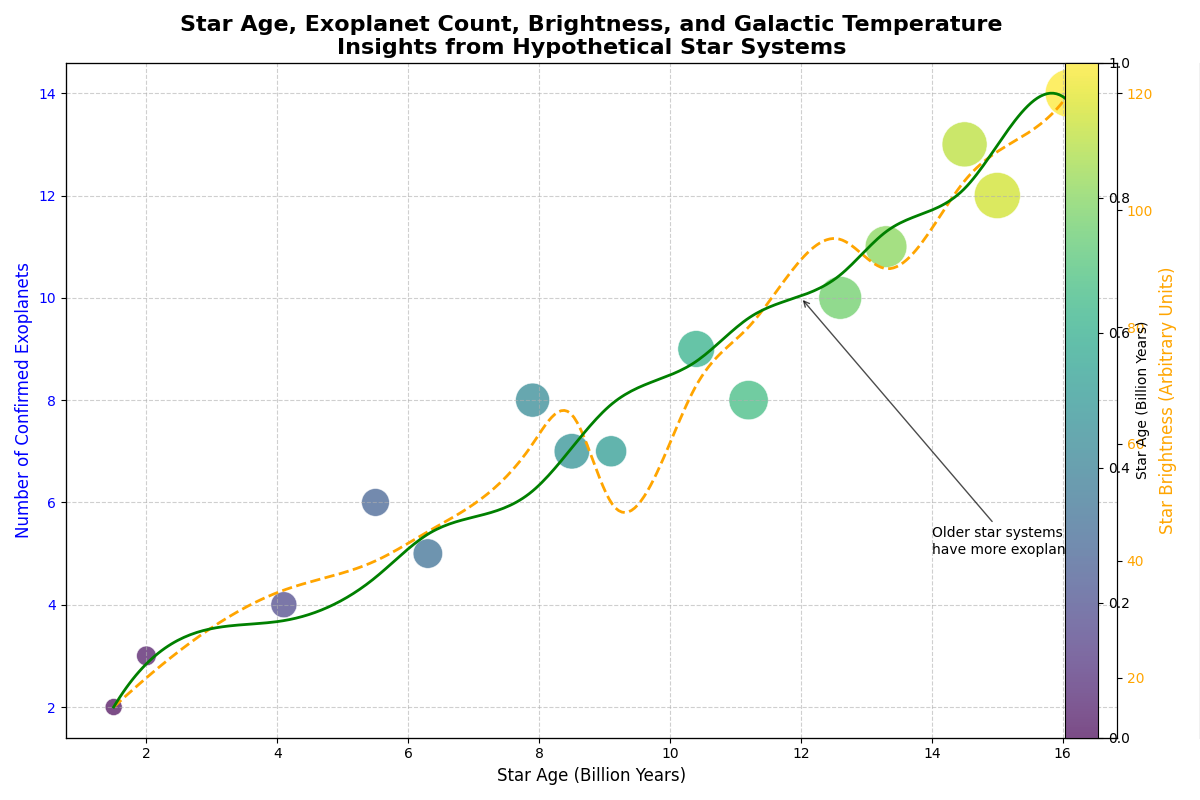

Generate this figure with Python:
import matplotlib.pyplot as plt
import numpy as np
from scipy.interpolate import make_interp_spline

# Data preparation
star_ages = np.array([1.5, 2.0, 4.1, 5.5, 6.3, 7.9, 8.5, 9.1, 10.4, 11.2, 12.6, 13.3, 14.5, 15.0, 16.1])
exoplanets_count = np.array([2, 3, 4, 6, 5, 8, 7, 7, 9, 8, 10, 11, 13, 12, 14])
brightness = np.array([15, 20, 35, 40, 45, 60, 65, 50, 70, 80, 95, 90, 105, 110, 120])
galactic_temperature = np.array([3000, 3200, 3400, 3600, 3800, 4000, 4200, 4400, 4600, 4800, 5000, 5200, 5400, 5600, 5800])

# Color gradient according to star age for visualization
colors = plt.cm.viridis((star_ages - star_ages.min()) / (star_ages.max() - star_ages.min()))

# Create a figure and primary axis
fig, ax1 = plt.subplots(figsize=(12, 8))

# Scatter plot
scatter = ax1.scatter(star_ages, exoplanets_count, s=brightness*10, c=colors, alpha=0.7, edgecolors='w', linewidth=0.5)
ax1.set_xlabel('Star Age (Billion Years)', fontsize=12)
ax1.set_ylabel('Number of Confirmed Exoplanets', fontsize=12, color='blue')
ax1.tick_params(axis='y', labelcolor='blue')

# Add a secondary y-axis for brightness
ax2 = ax1.twinx()
x_smooth = np.linspace(star_ages.min(), star_ages.max(), 300)
spl = make_interp_spline(star_ages, brightness, k=3)  # B-spline for smooth curve
brightness_smooth = spl(x_smooth)
ax2.plot(x_smooth, brightness_smooth, color='orange', linewidth=2, linestyle='--')
ax2.set_ylabel('Star Brightness (Arbitrary Units)', fontsize=12, color='orange')
ax2.tick_params(axis='y', labelcolor='orange')

# Add a third y-axis for galactic temperature
ax3 = ax1.twinx()
ax3.spines['right'].set_position(('outward', 60))
x_smooth_temp = np.linspace(star_ages.min(), star_ages.max(), 300)
spl_temp = make_interp_spline(star_ages, galactic_temperature, k=3)
temp_smooth = spl_temp(x_smooth_temp)
ax3.plot(x_smooth_temp, temp_smooth, color='green', linewidth=2, linestyle='-')
ax3.set_ylabel('Galactic Temperature (K)', fontsize=12, color='green')
ax3.tick_params(axis='y', labelcolor='green')

# Title, grid, and color bar
title = ('Star Age, Exoplanet Count, Brightness, and Galactic Temperature\n'
         'Insights from Hypothetical Star Systems')
plt.title(title, fontsize=16, fontweight='bold')
ax1.grid(True, linestyle='--', alpha=0.6)
cbar = plt.colorbar(scatter, ax=ax1, orientation='vertical', fraction=0.05, pad=0.04)
cbar.set_label('Star Age (Billion Years)', fontsize=10)

# Annotate point of interest
ax1.annotate('Older star systems\nhave more exoplanets', xy=(12, 10), xytext=(14, 5),
             arrowprops=dict(facecolor='black', arrowstyle='->', alpha=0.7), fontsize=10)

# Adjust layout
fig.tight_layout()

# Show plot
plt.show()
